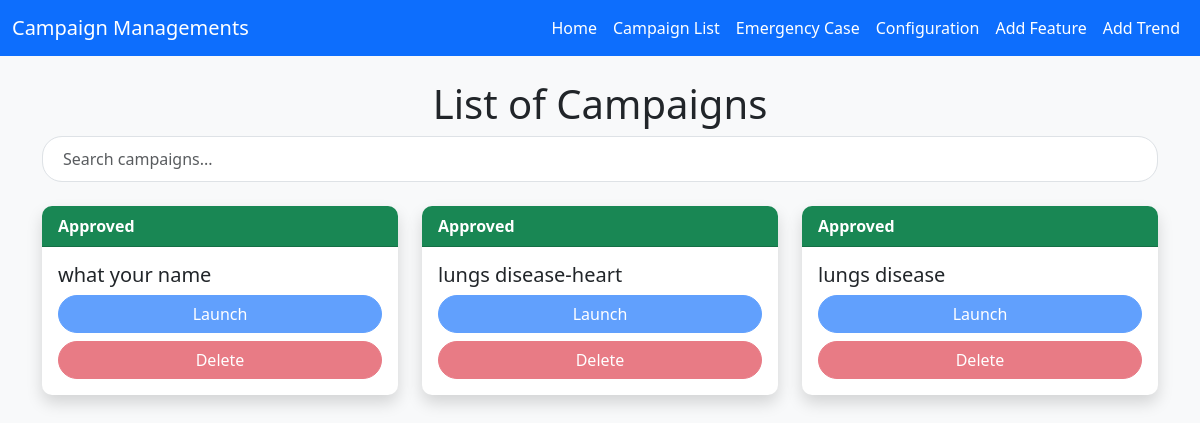
The app's page /admix/list_campaign (signed in), older data.
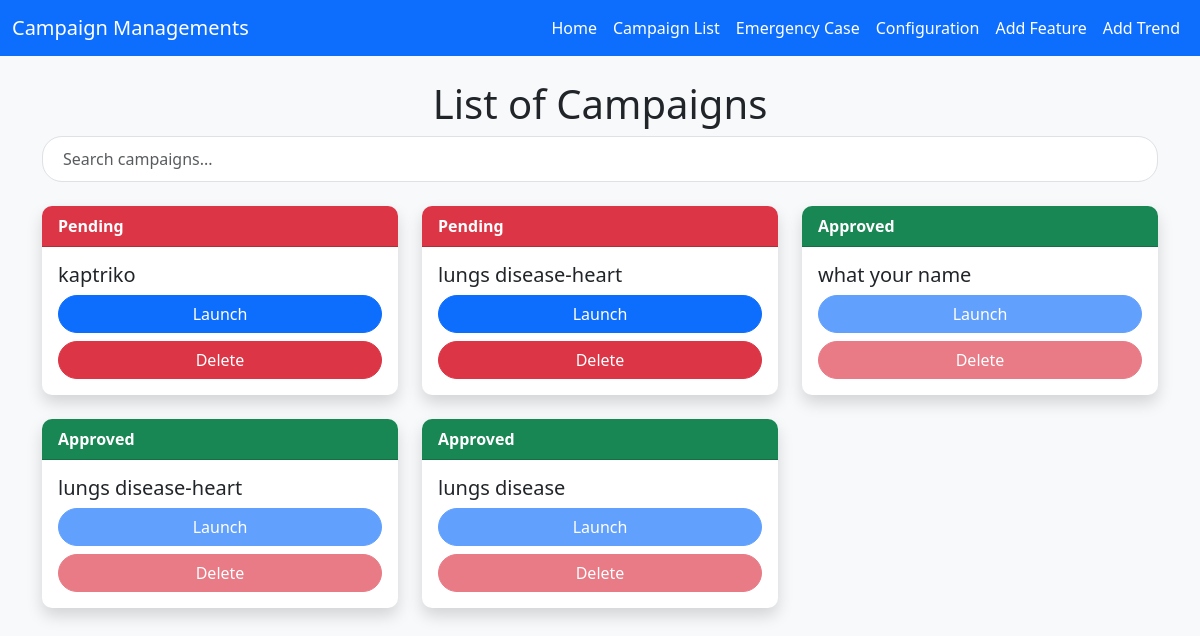
The same page, newer data.
### base/models.py (models this page shows, shortened)
class Campaign(models.Model):
    CATEGORY_CHOICES = [
        ('organisation/charity/npo/pbo', 'Organisation/Charity/NPO/PBO'),
        ('in loving memory of', 'In Loving Memory Of'),
        ('fire/drought/disaster/support', 'Fire/Drought/Disaster/Support'),
        ('education & training', 'Education & Training'),
        ('sport', 'sport'),
        ('Social welfare/commnity development/support', 'Social Welfare/Commnity Development/Support'),
        ('youth', 'youth'),
        ('arts & culture', 'Arts & Culture'),
        ('Nature conservation', 'Nature Conservation'),
        ('Animal Welfare/outreach', 'Animal Welfare/Outreach'),
        ('Vehicle', 'Vehicle'),
        ('Home', 'Home'),
        ('Business/App', 'Business/App'),
        ('legal', 'Legal'),
        ('Other', 'Other'),
    ]
    EVENT_CHOICE  = [
        ('aQuelle Midmar Mile 2025', 'aQuelle Midmar Mile 2025'),
        ('Hyrox johannesburg|Season 24/25', 'Hyrox johannesburg|Season 24/25'),
        ('vusa24', 'vusa24'),
        ('Comrades 2024', 'Comrades 2024'),
        ('WESEEYOU EVENT', 'WESEEYOU EVENT'),
        ('AMASHOVA DURBA CLASSIC', 'AMASHOVA DURBA CLASSIC'),
        ('IRONMAN 70.3 -2024', 'IRONMAN 70.3 -2024'),
        ('ANNUAL KIDS CHRISTMAS PARTY', 'ANNUAL KIDS CHRISTMAS PARTY'),
        ('aQuelle Midmar Mile 2025', 'aQuelle Midmar Mile 2025'),
    ]
    SECTOR_CHOICE = [
        ('child welfare','Child Welfare'),
        ('education','Education'),
        ('Community development','Community Development'),
        ('Environmental','Environmental'),
        ('Health','Health'),
        ('medical','Medical'),
    ]
    campaign_name = models.CharField( max_length=50)
    monetary = models.DecimalField( max_digits=15, decimal_places=2)
    category = models.CharField(max_length=100 , choices= CATEGORY_CHOICES)
    story = models.TextField()
    sector = models.CharField(max_length=100, choices=SECTOR_CHOICE, null=True)
    event = models.CharField(max_length=100, choices=EVENT_CHOICE)
    start_date = models.DateTimeField(auto_now_add=True)
    end_date = models.DateTimeField(auto_now_add=True)
    images = models.ImageField(upload_to='images/')
    video_url = models.URLField(max_length=1000 , blank=True)
    social_link  = models.URLField( max_length=1000, blank=True)
    address = models.CharField(max_length=100,null=True)
    address1 = models.CharField(max_length=100)
    city  = models.CharField( max_length=100)
    zipcode = models.CharField( max_length=50)
    state = models.CharField(max_length=50)
    country = CountryField(blank_label='(select country)', null=True, blank=True)
    organization_payment = models.BooleanField(default=False)
    single_payment = models.BooleanField(default=False)
    is_featured = models.BooleanField(default=False)
    user = models.ForeignKey(CustomUser, on_delete=models.CASCADE,blank=True,null=True)
    goal = models.DecimalField(max_digits=10, decimal_places=2,default=0.00)
    token = models.CharField( max_length=32, unique=True, blank=True, default=generate_unique_token)
    is_launch =models.BooleanField(default=False)
    is_status = models.BooleanField(default=False)
    is_emergency =models.BooleanField(default=False)
    is_trending = models.BooleanField(default=False)

### admix/views.py (the view)
# urls.py: path('list_campaign',list_campaign,name='list_campaign'),
@login_required(login_url='admix:login')
def list_campaign(request):
    campaign = Campaign.objects.all()
    context ={
            'campaign':campaign
        }
    return render (request, 'admin/admin-campaign.html',context)

### base/templates/admin/admin-campaign.html (shortened to what this page needs)
{% extends "admin/admin-base.html" %}
{% block content %}
<div class="container mt-4">
    <h1 style="text-align:center">List of Campaigns</h1>
    <div class="mb-4">
        <input type="text" id="searchBar" class="form-control" placeholder="Search campaigns...">
    </div>
    <div class="row" id="campaignContainer">
        {% if campaign %}
        {% for campaign in campaign reversed %}
        <div class="col-md-4 mb-4">
            <div class="card border-0 shadow">
                {% if campaign.is_launch %}
                <div class="card-header text-white bg-success">Approved</div>
                {% else %}
                <div class="card-header text-white bg-danger">Pending</div>
                {% endif %}
                <div class="card-body">
                    <h5 class="card-title">{{ campaign.campaign_name }}</h5>
                    {% if campaign.is_launch %}
                    <button class="btn btn-primary w-100"
                      disabled
                        data-token="{{ campaign.token }}"
                        onclick="launchModal(this, '{{ campaign.campaign_name }}', '{{ campaign.start_date }}', '{{ campaign.monetary }}', '{{ campaign.goal }}', '{{ campaign.user.first_name }} {{ campaign.user.last_name }}')">
                        Launch
                    </button>
                    <button  disabled class="btn btn-danger mt-2 w-100" onclick="confirmDelete('{{ campaign.token }}')">
                        Delete
                    </button>
                    {% else %}
                    <button class="btn btn-primary w-100"
                      data-token="{{ campaign.token }}"
                      onclick="launchModal(this, '{{ campaign.campaign_name }}', '{{ campaign.start_date }}', '{{ campaign.monetary }}', '{{ campaign.goal }}', '{{ campaign.user.first_name }} {{ campaign.user.last_name }}')">
                      Launch
                  </button>
                  <button  class="btn btn-danger mt-2 w-100" onclick="confirmDelete('{{ campaign.token }}')">
                    Delete
                </button>
                    {% endif %}
                </div>
            </div>
        </div>
        {% endfor %}
{% endif %}
</body>
</html>
{% endblock content %}

Row changes from the older to the newer data that the page shows:
added Campaign: is_launch "Pending", campaign_name "kaptriko"
added Campaign: is_launch "Pending", campaign_name "lungs disease-heart"
